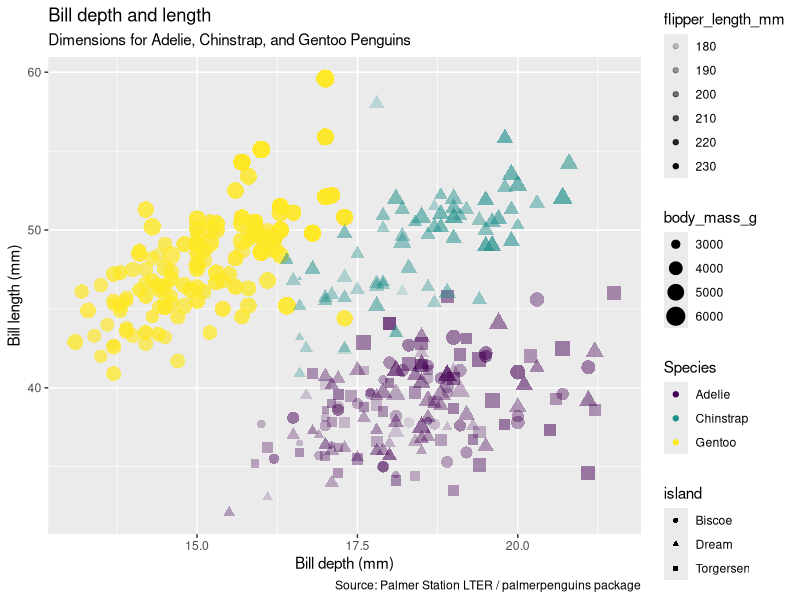
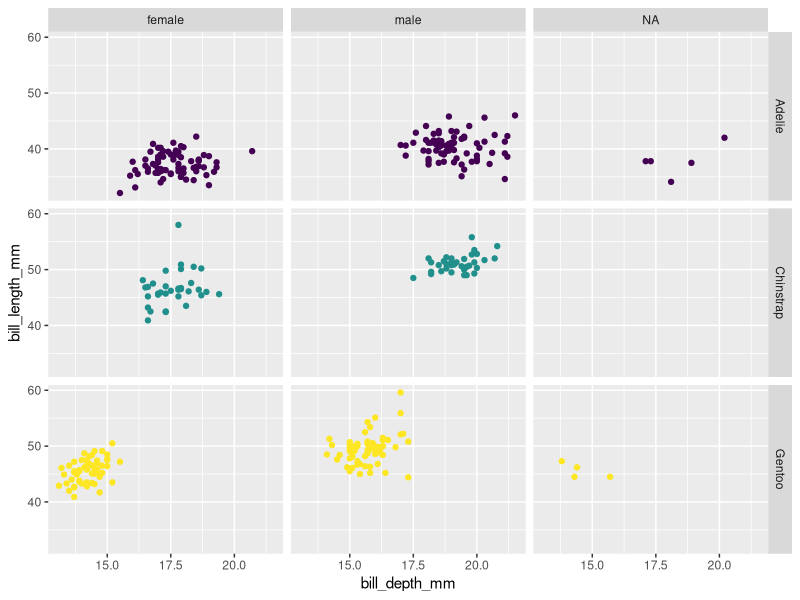
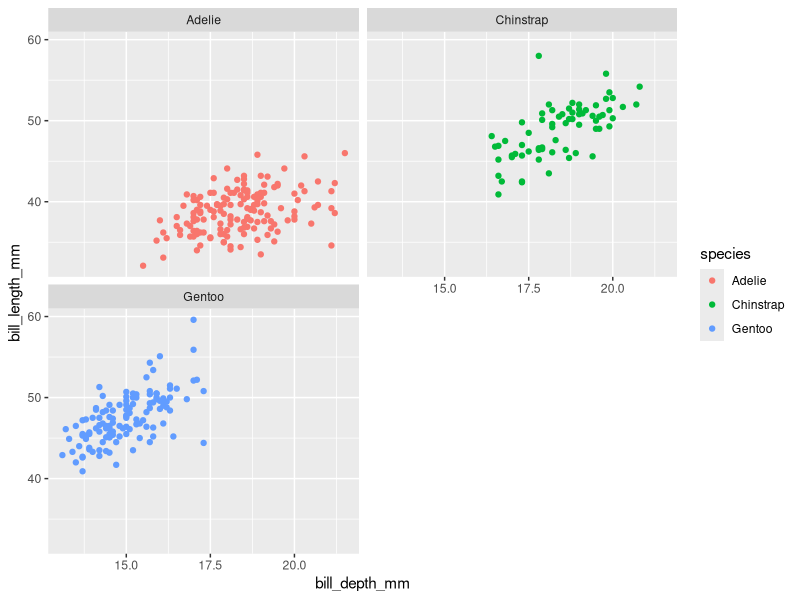

Generate these figures, in order, with R:
### This is my second script. I am learning how to ggplot
### Created by: Anthony Gutierrez
### Created on: 2021-02-08 because I did not folow in class
##########################################


### load libraries #####
library(tidyverse)
library(palmerpenguins)


### plotting ###
ggplot(data=penguins,
  mapping = aes(x = bill_depth_mm,
                y = bill_length_mm,
                color = species,
                shape = island,
                size = body_mass_g,
                alpha = flipper_length_mm)) +
geom_point() +
  labs(title = "Bill depth and length",
       subtitle = "Dimensions for Adelie, Chinstrap, and Gentoo Penguins",
       x = "Bill depth (mm)", y = "Bill length (mm)",
       color = "Species",
       caption = "Source: Palmer Station LTER / palmerpenguins package") +
scale_color_viridis_d()


### Facets ###
ggplot(data=penguins,
       aes(x = bill_depth_mm,
           y = bill_length_mm,
           color = species)) +
  geom_point() +
  scale_color_viridis_d() +
  facet_grid(species~sex) +
  guides(color = FALSE)


ggplot(data=penguins,
  mapping = aes(x = bill_depth_mm,
           y = bill_length_mm,
           color = species)) +
  geom_point() +
  facet_wrap(~ species, ncol=2)